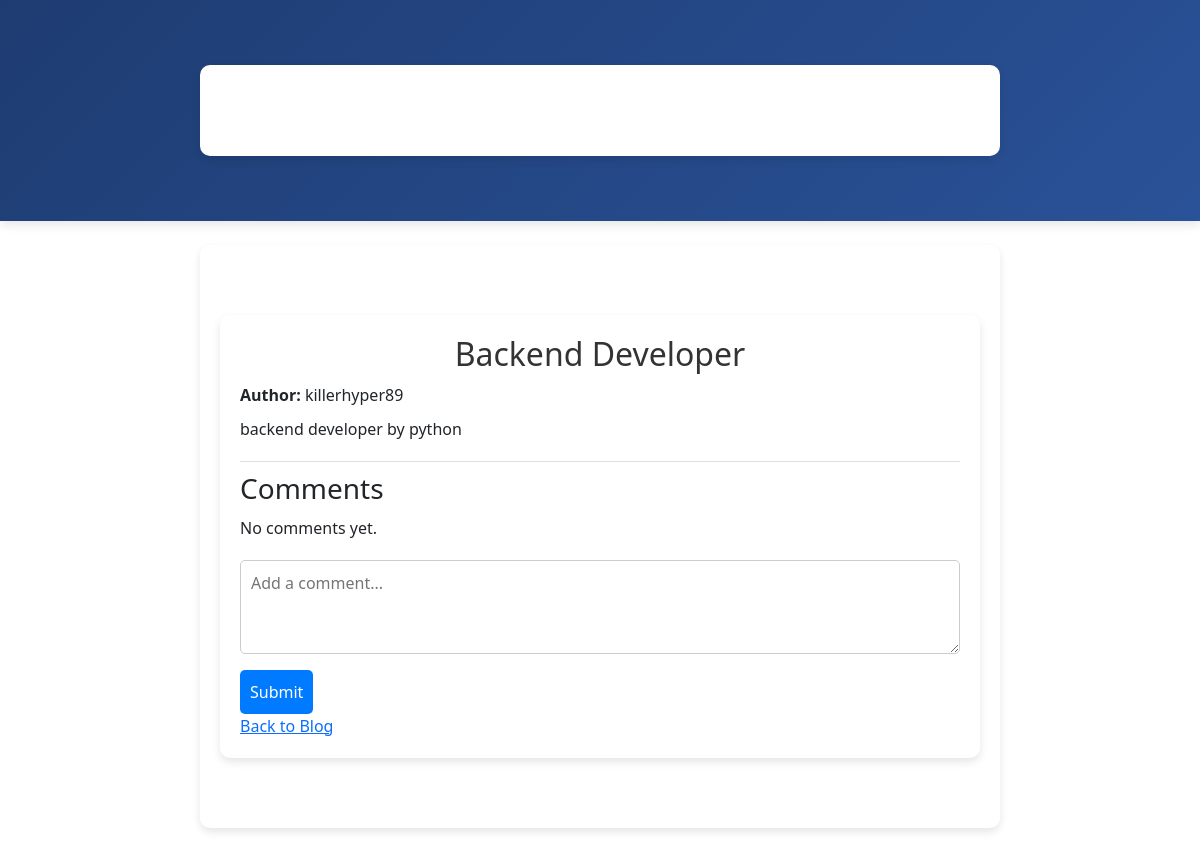
The page /blog/9/ on the database its author committed.
### home/models.py (models this page shows, shortened)
class BlogPost(models.Model):
    title = models.CharField(max_length=255)
    content = models.TextField()
    author = models.ForeignKey(User, on_delete=models.CASCADE)
    category = models.CharField(max_length=100, default='General')
    image = models.ImageField(upload_to='blog_images', null=True, blank=True)  # ✅ Added image field
    created_at = models.DateTimeField(auto_now_add=True)
    updated_at = models.DateTimeField(auto_now=True)

### home/views.py (the view)
# urls.py: path('blog/<int:pk>/', views.blog_detail, name='blog_detail'),
def blog_detail(request, pk):
    post = get_object_or_404(BlogPost, pk=pk)
    comments = post.comments.all()
    if request.method == "POST":
        content = request.POST.get("content")
        if content:
            Comment.objects.create(post=post, user=request.user, content=content)
            return redirect('blog_detail', pk=pk)  # ✅ Fixed
    return render(request, 'detail.html', {'post': post, 'comments': comments})

### templates/detail.html (shortened to what this page needs)
{% extends 'base.html' %}
{% block content %}
<div class="container">
    <h2>{{ post.title }}</h2>
    <p><strong>Author:</strong> {{ post.author }}</p>
    <p>{{ post.content }}</p>
    <div class="comments">
        <h3>Comments</h3>
        {% for comment in comments %}
            <div class="comment">
                <p><strong>{{ comment.user.username }}</strong>: {{ comment.content }}</p>
            </div>
        {% empty %}
            <p>No comments yet.</p>
        {% endfor %}
    </div>
    <form method="POST">
        <textarea name="content" rows="3" placeholder="Add a comment..." required></textarea>
        <button type="submit">Submit</button>
    </form>
    <a href="{% url 'blog' %}">Back to Blog</a>
</div>
{% endblock %}

### templates/detail.html (style rules this page uses)
.container { max-width: 800px; margin: 50px auto; padding: 20px; background: #fff; box-shadow: 0px 4px 8px rgba(0, 0, 0, 0.1); border-radius: 10px; }
h2 { text-align: center; color: #333; }
p { margin: 10px 0; }
.comments { margin-top: 20px; padding-top: 10px; border-top: 1px solid #ddd; }
form textarea { width: 100%; padding: 10px; border-radius: 5px; border: 1px solid #ccc; margin-top: 10px; }
button { background: #007bff; color: white; padding: 10px; border: none; border-radius: 5px; margin-top: 10px; cursor: pointer; }

### rows shown on the page
BlogPost: title "Backend Developer", author "killerhyper89", content "backend developer by python"
